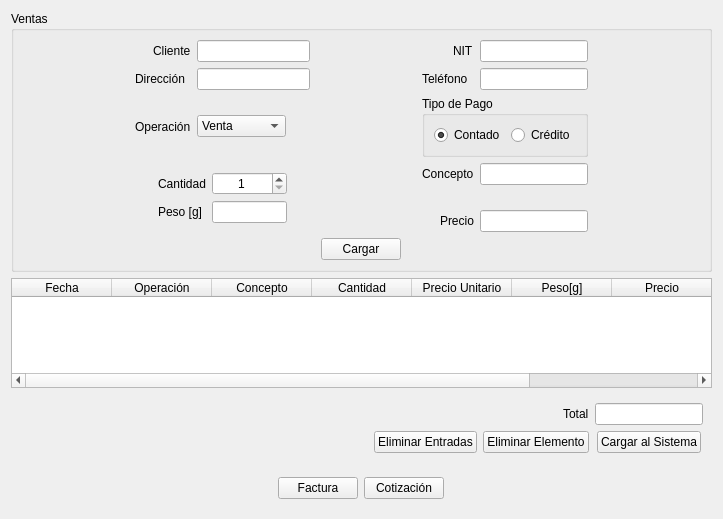
              <widget class="QWidget" name="scrollAreaWidgetContents_6">
               <property name="geometry">
                <rect>
                 <x>0</x>
                 <y>0</y>
                 <width>723</width>
                 <height>519</height>
                </rect>
               </property>
               <layout class="QGridLayout" name="gridLayout_30">
                <item row="0" column="0">
                 <widget class="QGroupBox" name="groupBox_9">
                  <property name="title">
                   <string>Ventas</string>
                  </property>
                  <layout class="QGridLayout" name="gridLayout_31">
                   <item row="1" column="3">
                    <spacer name="horizontalSpacer_11">
                     <property name="orientation">
                      <enum>Qt::Horizontal</enum>
                     </property>
                     <property name="sizeType">
                      <enum>QSizePolicy::Preferred</enum>
                     </property>
                     <property name="sizeHint" stdset="0">
                      <size>
                       <width>100</width>
                       <height>20</height>
                      </size>
                     </property>
                    </spacer>
                   </item>
                   <item row="1" column="0">
                    <spacer name="horizontalSpacer_12">
                     <property name="orientation">
                      <enum>Qt::Horizontal</enum>
                     </property>
                     <property name="sizeHint" stdset="0">
                      <size>
                       <width>40</width>
                       <height>20</height>
                      </size>
                     </property>
                    </spacer>
                   </item>
                   <item row="6" column="4" alignment="Qt::AlignRight">
                    <widget class="QLabel" name="label_45">
                     <property name="text">
                      <string>Precio</string>
                     </property>
                    </widget>
                   </item>
                   <item row="1" column="4">
                    <widget class="QLabel" name="label_43">
                     <property name="text">
                      <string>Teléfono</string>
                     </property>
                    </widget>
                   </item>
                   <item row="1" column="1">
                    <widget class="QLabel" name="label_44">
                     <property name="text">
                      <string>Dirección</string>
                     </property>
                    </widget>
                   </item>
                   <item row="8" column="1" colspan="6" alignment="Qt::AlignHCenter">
                    <widget class="QPushButton" name="pushButton_25">
                     <property name="sizePolicy">
                      <sizepolicy hsizetype="Expanding" vsizetype="Fixed">
                       <horstretch>0</horstretch>
                       <verstretch>0</verstretch>
                      </sizepolicy>
                     </property>
                     <property name="maximumSize">
                      <size>
                       <width>16777215</width>
                       <height>16777215</height>
                      </size>
                     </property>
                     <property name="text">
                      <string>Cargar</string>
                     </property>
                    </widget>
                   </item>
                   <item row="3" column="5" colspan="2">
                    <widget class="QLineEdit" name="lineEdit_35">
                     <property name="sizePolicy">
                      <sizepolicy hsizetype="Expanding" vsizetype="Fixed">
                       <horstretch>0</horstretch>
                       <verstretch>0</verstretch>
                      </sizepolicy>
                     </property>
                     <property name="maximumSize">
                      <size>
                       <width>16777215</width>
                       <height>16777215</height>
                      </size>
                     </property>
                     <property name="alignment">
                      <set>Qt::AlignCenter</set>
                     </property>
                    </widget>
                   </item>
                   <item row="3" column="4" alignment="Qt::AlignRight">
                    <widget class="QLabel" name="label_46">
                     <property name="text">
                      <string>Concepto</string>
                     </property>
                    </widget>
                   </item>
                   <item row="6" column="5" colspan="2">
                    <widget class="QLineEdit" name="lineEdit_36">
                     <property name="maximumSize">
                      <size>
                       <width>16777215</width>
                       <height>16777215</height>
                      </size>
                     </property>
                     <property name="alignment">
                      <set>Qt::AlignCenter</set>
                     </property>
                    </widget>
                   </item>
                   <item row="0" column="2">
                    <widget class="QLineEdit" name="lineEdit_37">
                     <property name="maximumSize">
                      <size>
                       <width>16777215</width>
                       <height>16777215</height>
                      </size>
                     </property>
                     <property name="alignment">
                      <set>Qt::AlignCenter</set>
                     </property>
                    </widget>
                   </item>
                   <item row="0" column="4" alignment="Qt::AlignRight">
                    <widget class="QLabel" name="label_47">
                     <property name="text">
                      <string>NIT</string>
                     </property>
                    </widget>
                   </item>
                   <item row="0" column="5" colspan="2">
                    <widget class="QLineEdit" name="lineEdit_38">
                     <property name="alignment">
                      <set>Qt::AlignCenter</set>
                     </property>
                    </widget>
                   </item>
                   <item row="0" column="1" alignment="Qt::AlignRight">
                    <widget class="QLabel" name="label_48">
                     <property name="text">
                      <string>Cliente</string>
                     </property>
                    </widget>
                   </item>
                   <item row="1" column="2">
                    <widget class="QLineEdit" name="lineEdit_39">
                     <property name="alignment">
                      <set>Qt::AlignCenter</set>
                     </property>
                    </widget>
                   </item>
                   <item row="1" column="5" colspan="2">
                    <widget class="QLineEdit" name="lineEdit_40">
                     <property name="alignment">
                      <set>Qt::AlignCenter</set>
                     </property>
                    </widget>
                   </item>
                   <item row="2" column="2" alignment="Qt::AlignLeft">
                    <widget class="QComboBox" name="comboBox_4">
                     <property name="sizePolicy">
                      <sizepolicy hsizetype="Expanding" vsizetype="Fixed">
                       <horstretch>0</horstretch>
                       <verstretch>0</verstretch>
                      </sizepolicy>
                     </property>
                     <item>
                      <property name="text">
                       <string>Venta</string>
                      </property>
                     </item>
                     <item>
                      <property name="text">
                       <string>Compra</string>
                      </property>
                     </item>
                     <item>
                      <property name="text">
                       <string>Transporte</string>
                      </property>
                     </item>
                     <item>
                      <property name="text">
                       <string>Pago</string>
                      </property>
                     </item>
                     <item>
                      <property name="text">
                       <string>Prestamo</string>
                      </property>
                     </item>
                     <item>
                      <property name="text">
                       <string>Retiro</string>
                      </property>
                     </item>
                     <item>
                      <property name="text">
                       <string>Gasto</string>
                      </property>
                     </item>
                    </widget>
                   </item>
                   <item row="2" column="1">
                    <widget class="QLabel" name="label_49">
                     <property name="text">
                      <string>Operación</string>
                     </property>
                    </widget>
                   </item>
                   <item row="3" column="1" rowspan="4" colspan="2" alignment="Qt::AlignHCenter">
                    <widget class="QWidget" name="widget_13" native="true">
                     <property name="sizePolicy">
                      <sizepolicy hsizetype="Preferred" vsizetype="Preferred">
                       <horstretch>0</horstretch>
                       <verstretch>0</verstretch>
                      </sizepolicy>
                     </property>
                     <property name="maximumSize">
                      <size>
                       <width>16777215</width>
                       <height>16777215</height>
                      </size>
                     </property>
                     <layout class="QGridLayout" name="gridLayout_33">
                      <item row="1" column="0">
                       <widget class="QLabel" name="label_50">
                        <property name="text">
                         <string>Peso [g]</string>
                        </property>
                       </widget>
                      </item>
                      <item row="1" column="1">
                       <widget class="QLineEdit" name="lineEdit_41">
                        <property name="sizePolicy">
                         <sizepolicy hsizetype="Expanding" vsizetype="Fixed">
                          <horstretch>0</horstretch>
                          <verstretch>0</verstretch>
                         </sizepolicy>
                        </property>
                        <property name="minimumSize">
                         <size>
                          <width>0</width>
                          <height>0</height>
                         </size>
                        </property>
                        <property name="maximumSize">
                         <size>
                          <width>75</width>
                          <height>16777215</height>
                         </size>
                        </property>
                       </widget>
                      </item>
                      <item row="0" column="1">
                       <widget class="QSpinBox" name="spinBox_4">
                        <property name="sizePolicy">
                         <sizepolicy hsizetype="Expanding" vsizetype="Fixed">
                          <horstretch>0</horstretch>
                          <verstretch>0</verstretch>
                         </sizepolicy>
                        </property>
                        <property name="maximumSize">
                         <size>
                          <width>75</width>
                          <height>16777215</height>
                         </size>
                        </property>
                        <property name="alignment">
                         <set>Qt::AlignCenter</set>
                        </property>
                        <property name="minimum">
                         <number>1</number>
                        </property>
                       </widget>
                      </item>
                      <item row="0" column="0">
                       <widget class="QLabel" name="label_51">
                        <property name="text">
                         <string>Cantidad</string>
                        </property>
                       </widget>
                      </item>
                     </layout>
                    </widget>
                   </item>
                   <item row="2" column="4" colspan="3">
                    <widget class="QGroupBox" name="groupBox_10">
                     <property name="sizePolicy">
                      <sizepolicy hsizetype="Expanding" vsizetype="Preferred">
                       <horstretch>0</horstretch>
                       <verstretch>0</verstretch>
                      </sizepolicy>
                     </property>
                     <property name="title">
                      <string>Tipo de Pago</string>
                     </property>
                     <layout class="QGridLayout" name="gridLayout_32">
                      <item row="0" column="0" alignment="Qt::AlignHCenter">
                       <widget class="QRadioButton" name="radioButton_7">
                        <property name="text">
                         <string>Contado</string>
                        </property>
                        <property name="checked">
                         <bool>true</bool>
                        </property>
                       </widget>
                      </item>
                      <item row="0" column="1">
                       <widget class="QRadioButton" name="radioButton_8">
                        <property name="text">
                         <string>Crédito</string>
                        </property>
                       </widget>
                      </item>
                     </layout>
                    </widget>
                   </item>
                   <item row="1" column="7">
                    <spacer name="horizontalSpacer_15">
                     <property name="orientation">
                      <enum>Qt::Horizontal</enum>
                     </property>
                     <property name="sizeHint" stdset="0">
                      <size>
                       <width>40</width>
                       <height>20</height>
                      </size>
                     </property>
                    </spacer>
                   </item>
                  </layout>
                 </widget>
                </item>
                <item row="1" column="0">
                 <widget class="QTableWidget" name="tableWidget_6">
                  <property name="sizePolicy">
                   <sizepolicy hsizetype="Preferred" vsizetype="Expanding">
                    <horstretch>0</horstretch>
                    <verstretch>0</verstretch>
                   </sizepolicy>
                  </property>
                  <property name="alternatingRowColors">
                   <bool>true</bool>
                  </property>
                  <property name="selectionMode">
                   <enum>QAbstractItemView::SingleSelection</enum>
                  </property>
                  <property name="selectionBehavior">
                   <enum>QAbstractItemView::SelectRows</enum>
                  </property>
                  <property name="sortingEnabled">
                   <bool>true</bool>
                  </property>
                  <column>
                   <property name="text">
                    <string>Fecha</string>
                   </property>
                   <property name="textAlignment">
                    <set>AlignCenter</set>
                   </property>
                  </column>
                  <column>
                   <property name="text">
                    <string>Operación</string>
                   </property>
                   <property name="textAlignment">
                    <set>AlignCenter</set>
                   </property>
                  </column>
                  <column>
                   <property name="text">
                    <string>Concepto</string>
                   </property>
                   <property name="textAlignment">
                    <set>AlignCenter</set>
                   </property>
                  </column>
                  <column>
                   <property name="text">
                    <string>Cantidad</string>
                   </property>
                   <property name="textAlignment">
                    <set>AlignCenter</set>
                   </property>
                  </column>
                  <column>
                   <property name="text">
                    <string>Precio Unitario</string>
                   </property>
                   <property name="textAlignment">
                    <set>AlignCenter</set>
                   </property>
                  </column>
                  <column>
                   <property name="text">
                    <string>Peso[g]</string>
                   </property>
                   <property name="textAlignment">
                    <set>AlignCenter</set>
                   </property>
                  </column>
                  <column>
                   <property name="text">
                    <string>Precio</string>
                   </property>
                   <property name="textAlignment">
                    <set>AlignCenter</set>
                   </property>
                  </column>
                  <column>
                   <property name="text">
                    <string>Cliente</string>
                   </property>
                   <property name="textAlignment">
                    <set>AlignCenter</set>
                   </property>
                  </column>
                 </widget>
                </item>
                <item row="2" column="0" alignment="Qt::AlignRight|Qt::AlignVCenter">
                 <widget class="QWidget" name="widget_14" native="true">
                  <layout class="QGridLayout" name="gridLayout_34">
                   <item row="0" column="1" alignment="Qt::AlignRight">
                    <widget class="QLabel" name="label_52">
                     <property name="text">
                      <string>Total</string>
                     </property>
                    </widget>
                   </item>
                   <item row="1" column="2" alignment="Qt::AlignHCenter">
                    <widget class="QPushButton" name="pushButton_26">
                     <property name="text">
                      <string>Cargar al Sistema</string>
                     </property>
                    </widget>
                   </item>
                   <item row="1" column="1">
                    <widget class="QPushButton" name="pushButton_27">
                     <property name="sizePolicy">
                      <sizepolicy hsizetype="Minimum" vsizetype="Fixed">
                       <horstretch>0</horstretch>
                       <verstretch>0</verstretch>
                      </sizepolicy>
                     </property>
                     <property name="maximumSize">
                      <size>
                       <width>16777215</width>
                       <height>16777215</height>
                      </size>
                     </property>
                     <property name="text">
                      <string>Eliminar Elemento</string>
                     </property>
                    </widget>
                   </item>
                   <item row="0" column="2">
                    <widget class="QLineEdit" name="lineEdit_42">
                     <property name="alignment">
                      <set>Qt::AlignCenter</set>
                     </property>
                    </widget>
                   </item>
                   <item row="1" column="0">
                    <widget class="QPushButton" name="pushButton_28">
                     <property name="text">
                      <string>Eliminar Entradas</string>
                     </property>
                    </widget>
                   </item>
                  </layout>
                 </widget>
                </item>
                <item row="4" column="0" alignment="Qt::AlignHCenter">
                 <widget class="QWidget" name="widget_15" native="true">
                  <layout class="QFormLayout" name="formLayout_4">
                   <item row="0" column="0">
                    <widget class="QPushButton" name="pushButton_29">
                     <property name="text">
                      <string>Factura</string>
                     </property>
                    </widget>
                   </item>
                   <item row="0" column="1">
                    <widget class="QPushButton" name="pushButton_30">
                     <property name="text">
                      <string>Cotización</string>
                     </property>
                    </widget>
                   </item>
                  </layout>
                 </widget>
                </item>
               </layout>
              </widget>
